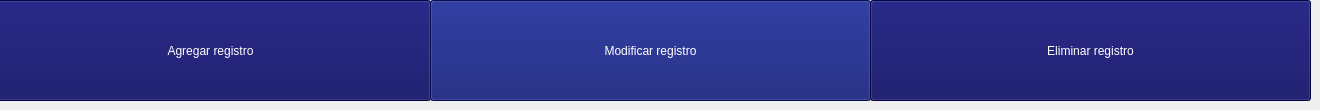
      <widget class="QWidget" name="page_7">
       <widget class="QPushButton" name="agregarRegistro">
        <property name="geometry">
         <rect>
          <x>-10</x>
          <y>0</y>
          <width>441</width>
          <height>101</height>
         </rect>
        </property>
        <property name="styleSheet">
         <string notr="true">background-color: rgb(6, 6, 92);
color: white;
font: 75 16pt &quot;Segoe UI&quot;;</string>
        </property>
        <property name="text">
         <string>Agregar registro</string>
        </property>
       </widget>
       <widget class="QPushButton" name="modificarRegistro">
        <property name="geometry">
         <rect>
          <x>430</x>
          <y>0</y>
          <width>441</width>
          <height>101</height>
         </rect>
        </property>
        <property name="styleSheet">
         <string notr="true">background-color: rgba(8, 19, 110, 1);
color: white;
font: 75 16pt &quot;Segoe UI&quot;;</string>
        </property>
        <property name="text">
         <string>Modificar registro</string>
        </property>
       </widget>
       <widget class="QPushButton" name="eliminarRegistro">
        <property name="geometry">
         <rect>
          <x>870</x>
          <y>0</y>
          <width>441</width>
          <height>101</height>
         </rect>
        </property>
        <property name="styleSheet">
         <string notr="true">background-color: rgb(6, 6, 92);
color: white;
font: 75 16pt &quot;Segoe UI&quot;;</string>
        </property>
        <property name="text">
         <string>Eliminar registro</string>
        </property>
       </widget>
      </widget>
